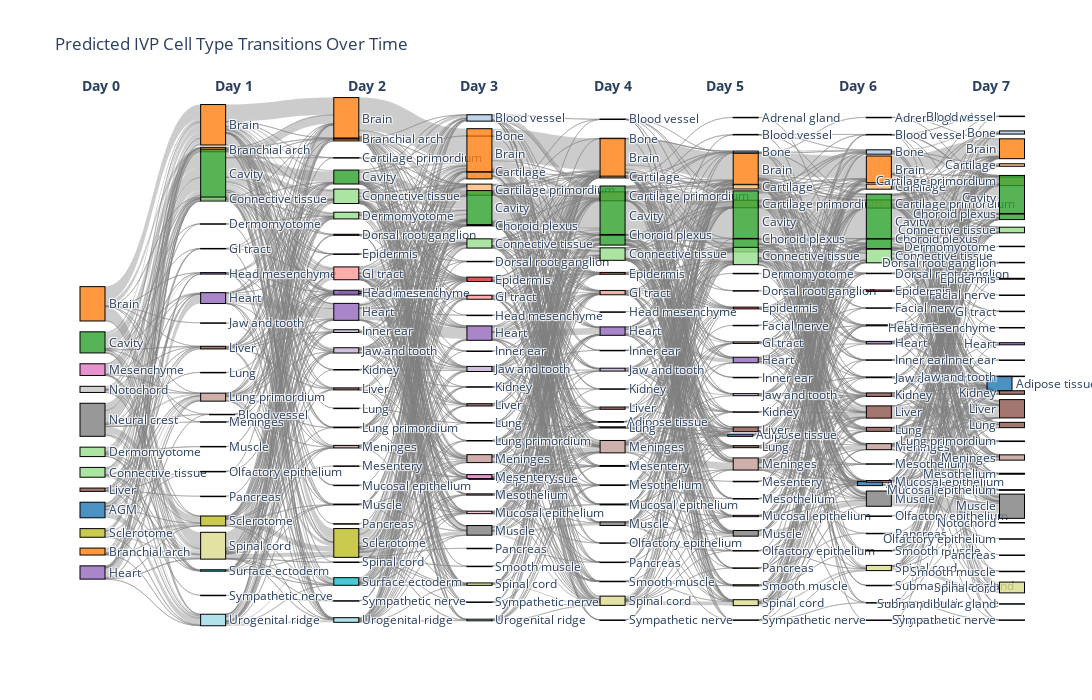
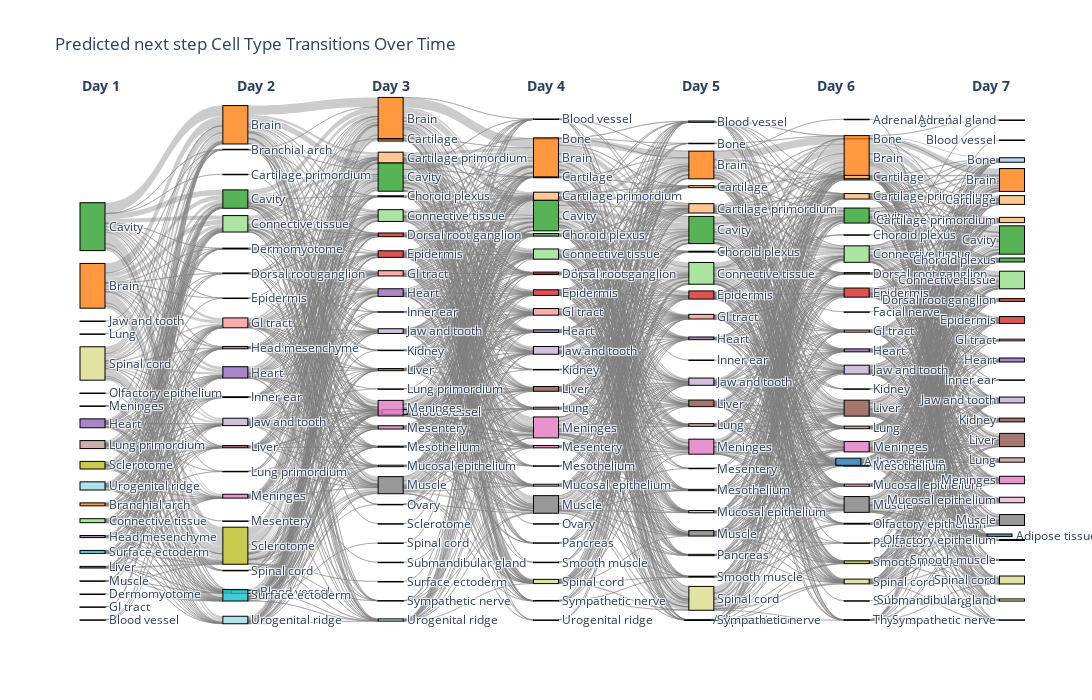
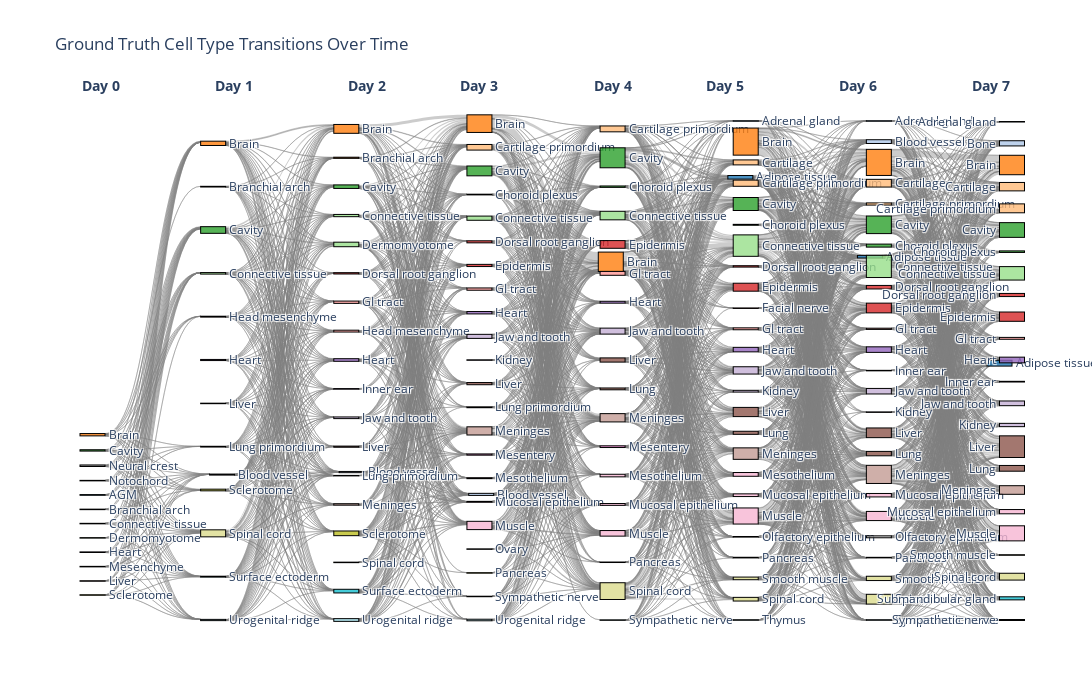

Notebook code cell kept with these figures, in order:
### Code cell
import plotly.graph_objects as go
import pandas as pd
import numpy as np

def create_clean_temporal_sankey(celltype_names_list, title_prefix="Cell Type", time_labels=None):
    """
    Create a clean temporal Sankey plot with clear x-axis time separation
    """
    
    if time_labels is None:
        time_labels = [f"Time {i}" for i in range(len(celltype_names_list))]
    
    # Get all unique cell types across all time points
    all_celltypes = set()
    for celltype_names in celltype_names_list:
        all_celltypes.update(celltype_names)
    all_celltypes = sorted(list(all_celltypes))
    
    # Create color map for cell types
    import matplotlib.cm as cm
    colors = cm.tab20(np.linspace(0, 1, len(all_celltypes)))
    celltype_color_map = {ct: f"rgba({int(c[0]*255)},{int(c[1]*255)},{int(c[2]*255)},0.8)" 
                         for ct, c in zip(all_celltypes, colors)}
    
    # Create nodes and their positions
    node_labels = []
    node_colors = []
    node_x = []
    node_y = []
    
    node_counter = 0
    time_to_celltype_to_node = {}  # {time: {celltype: node_index}}
    
    for t, time_label in enumerate(time_labels):
        time_to_celltype_to_node[t] = {}
        
        # Get cell types present at this time point
        present_celltypes = sorted(list(set(celltype_names_list[t])))
        
        for i, celltype in enumerate(present_celltypes):
            node_labels.append(f"{celltype}")
            node_colors.append(celltype_color_map[celltype])
            
            # Position nodes: x by time, y spread vertically
            node_x.append(t / (len(time_labels) - 1) if len(time_labels) > 1 else 0.5)
            node_y.append(i / max(1, len(present_celltypes) - 1) if len(present_celltypes) > 1 else 0.5)
            
            time_to_celltype_to_node[t][celltype] = node_counter
            node_counter += 1
    
    # Create transitions between consecutive time points
    sources = []
    targets = []
    values = []
    
    for t in range(len(celltype_names_list) - 1):
        current_celltypes = celltype_names_list[t]
        next_celltypes = celltype_names_list[t + 1]
        
        # Truncate to same length
        min_len = min(len(current_celltypes), len(next_celltypes))
        current_celltypes = current_celltypes[:min_len]
        next_celltypes = next_celltypes[:min_len]
        
        # Count transitions
        transition_df = pd.DataFrame({
            'current': current_celltypes,
            'next': next_celltypes
        })
        
        transition_counts = transition_df.groupby(['current', 'next']).size().reset_index(name='count')
        
        # Add transitions to sankey
        for _, row in transition_counts.iterrows():
            current_ct = row['current']
            next_ct = row['next']
            count = row['count']
            
            # Only add if both cell types have nodes at their respective time points
            if (current_ct in time_to_celltype_to_node[t] and 
                next_ct in time_to_celltype_to_node[t + 1]):
                
                source_idx = time_to_celltype_to_node[t][current_ct]
                target_idx = time_to_celltype_to_node[t + 1][next_ct]
                
                sources.append(source_idx)
                targets.append(target_idx)
                values.append(count)
    
    # Create Sankey diagram
    fig = go.Figure(data=[go.Sankey(
        node = dict(
            pad = 20,
            thickness = 25,
            line = dict(color = "black", width = 1),
            label = node_labels,
            color = node_colors,
            x = node_x,
            y = node_y
        ),
        link = dict(
            source = sources,
            target = targets,
            value = values,
            color = ['rgba(128,128,128,0.4)'] * len(values)
        )
    )])
    
    # Add time point annotations
    annotations = []
    for t, time_label in enumerate(time_labels):
        x_pos = t / (len(time_labels) - 1) if len(time_labels) > 1 else 0.5
        annotations.append(
            dict(
                x=x_pos,
                y=1.05,
                text=f"<b>{time_label}</b>",
                showarrow=False,
                xref="paper",
                yref="paper",
                font=dict(size=14)
            )
        )
    
    fig.update_layout(
        title_text=f"{title_prefix} Cell Type Transitions Over Time",
        font_size=12,
        width=1400,
        height=700,
        annotations=annotations
    )
    
    return fig

# # Create the clean temporal Sankey plots
fig_pred_clean_ivp = create_clean_temporal_sankey(
    pred_celltype_names_IVP, 
    title_prefix="Predicted IVP",
    time_labels=[f"Day {i}" for i in range(len(pred_celltype_names_IVP))]
)

# Create the clean temporal Sankey plots
fig_pred_clean_next_step = create_clean_temporal_sankey(
    pred_celltype_names_next_step, 
    title_prefix="Predicted next step",
    time_labels=[f"Day {i+1}" for i in range(len(pred_celltype_names_next_step))]
)

fig_gt_clean_ivp_gt = create_clean_temporal_sankey(
    gt_celltype_names_IVP, 
    title_prefix="Ground Truth",
    time_labels=[f"Day {i}" for i in range(len(gt_celltype_names_IVP))]
)

# Display the plots
fig_pred_clean_ivp.show()
fig_pred_clean_next_step.show()
fig_gt_clean_ivp_gt.show()

### Figure 1 — Plotly figure (JSON) as saved in the notebook; plotly's stock layout.template omitted (floating-point values rounded to 4 significant figures; data arrays with more than 128 entries replaced by an {"elided": "..."} marker saying what was removed)
{"data": [{"link": {"color": {"elided": "1713 str values"}, "source": {"elided": "1713 int values"}, "target": {"elided": "1713 int values"}, "value": {"elided": "1713 int values"}}, "node": {"color": {"elided": "215 str values"}, "label": {"elided": "215 str values"}, "line": {"color": "black", "width": 1}, "pad": 20, "thickness": 25, "x": {"elided": "215 float values"}, "y": {"elided": "215 float values"}}, "type": "sankey"}], "layout": {"annotations": [{"font": {"size": 14}, "showarrow": false, "text": "<b>Day 0</b>", "x": 0, "xref": "paper", "y": 1.05, "yref": "paper"}, {"font": {"size": 14}, "showarrow": false, "text": "<b>Day 1</b>", "x": 0.1429, "xref": "paper", "y": 1.05, "yref": "paper"}, {"font": {"size": 14}, "showarrow": false, "text": "<b>Day 2</b>", "x": 0.2857, "xref": "paper", "y": 1.05, "yref": "paper"}, {"font": {"size": 14}, "showarrow": false, "text": "<b>Day 3</b>", "x": 0.4286, "xref": "paper", "y": 1.05, "yref": "paper"}, {"font": {"size": 14}, "showarrow": false, "text": "<b>Day 4</b>", "x": 0.5714, "xref": "paper", "y": 1.05, "yref": "paper"}, {"font": {"size": 14}, "showarrow": false, "text": "<b>Day 5</b>", "x": 0.7143, "xref": "paper", "y": 1.05, "yref": "paper"}, {"font": {"size": 14}, "showarrow": false, "text": "<b>Day 6</b>", "x": 0.8571, "xref": "paper", "y": 1.05, "yref": "paper"}, {"font": {"size": 14}, "showarrow": false, "text": "<b>Day 7</b>", "x": 1, "xref": "paper", "y": 1.05, "yref": "paper"}], "font": {"size": 12}, "height": 700, "title": {"text": "Predicted IVP Cell Type Transitions Over Time"}, "width": 1400}}

### Figure 2 — Plotly figure (JSON) as saved in the notebook; plotly's stock layout.template omitted (floating-point values rounded to 4 significant figures; data arrays with more than 128 entries replaced by an {"elided": "..."} marker saying what was removed)
{"data": [{"link": {"color": {"elided": "2050 str values"}, "source": {"elided": "2050 int values"}, "target": {"elided": "2050 int values"}, "value": {"elided": "2050 int values"}}, "node": {"color": {"elided": "178 str values"}, "label": {"elided": "178 str values"}, "line": {"color": "black", "width": 1}, "pad": 20, "thickness": 25, "x": {"elided": "178 float values"}, "y": {"elided": "178 float values"}}, "type": "sankey"}], "layout": {"annotations": [{"font": {"size": 14}, "showarrow": false, "text": "<b>Day 1</b>", "x": 0, "xref": "paper", "y": 1.05, "yref": "paper"}, {"font": {"size": 14}, "showarrow": false, "text": "<b>Day 2</b>", "x": 0.1667, "xref": "paper", "y": 1.05, "yref": "paper"}, {"font": {"size": 14}, "showarrow": false, "text": "<b>Day 3</b>", "x": 0.3333, "xref": "paper", "y": 1.05, "yref": "paper"}, {"font": {"size": 14}, "showarrow": false, "text": "<b>Day 4</b>", "x": 0.5, "xref": "paper", "y": 1.05, "yref": "paper"}, {"font": {"size": 14}, "showarrow": false, "text": "<b>Day 5</b>", "x": 0.6667, "xref": "paper", "y": 1.05, "yref": "paper"}, {"font": {"size": 14}, "showarrow": false, "text": "<b>Day 6</b>", "x": 0.8333, "xref": "paper", "y": 1.05, "yref": "paper"}, {"font": {"size": 14}, "showarrow": false, "text": "<b>Day 7</b>", "x": 1, "xref": "paper", "y": 1.05, "yref": "paper"}], "font": {"size": 12}, "height": 700, "title": {"text": "Predicted next step Cell Type Transitions Over Time"}, "width": 1400}}

### Figure 3 — Plotly figure (JSON) as saved in the notebook; plotly's stock layout.template omitted (floating-point values rounded to 4 significant figures; data arrays with more than 128 entries replaced by an {"elided": "..."} marker saying what was removed)
{"data": [{"link": {"color": {"elided": "2370 str values"}, "source": {"elided": "2370 int values"}, "target": {"elided": "2370 int values"}, "value": {"elided": "2370 int values"}}, "node": {"color": {"elided": "163 str values"}, "label": {"elided": "163 str values"}, "line": {"color": "black", "width": 1}, "pad": 20, "thickness": 25, "x": {"elided": "163 float values"}, "y": {"elided": "163 float values"}}, "type": "sankey"}], "layout": {"annotations": [{"font": {"size": 14}, "showarrow": false, "text": "<b>Day 0</b>", "x": 0, "xref": "paper", "y": 1.05, "yref": "paper"}, {"font": {"size": 14}, "showarrow": false, "text": "<b>Day 1</b>", "x": 0.1429, "xref": "paper", "y": 1.05, "yref": "paper"}, {"font": {"size": 14}, "showarrow": false, "text": "<b>Day 2</b>", "x": 0.2857, "xref": "paper", "y": 1.05, "yref": "paper"}, {"font": {"size": 14}, "showarrow": false, "text": "<b>Day 3</b>", "x": 0.4286, "xref": "paper", "y": 1.05, "yref": "paper"}, {"font": {"size": 14}, "showarrow": false, "text": "<b>Day 4</b>", "x": 0.5714, "xref": "paper", "y": 1.05, "yref": "paper"}, {"font": {"size": 14}, "showarrow": false, "text": "<b>Day 5</b>", "x": 0.7143, "xref": "paper", "y": 1.05, "yref": "paper"}, {"font": {"size": 14}, "showarrow": false, "text": "<b>Day 6</b>", "x": 0.8571, "xref": "paper", "y": 1.05, "yref": "paper"}, {"font": {"size": 14}, "showarrow": false, "text": "<b>Day 7</b>", "x": 1, "xref": "paper", "y": 1.05, "yref": "paper"}], "font": {"size": 12}, "height": 700, "title": {"text": "Ground Truth Cell Type Transitions Over Time"}, "width": 1400}}
